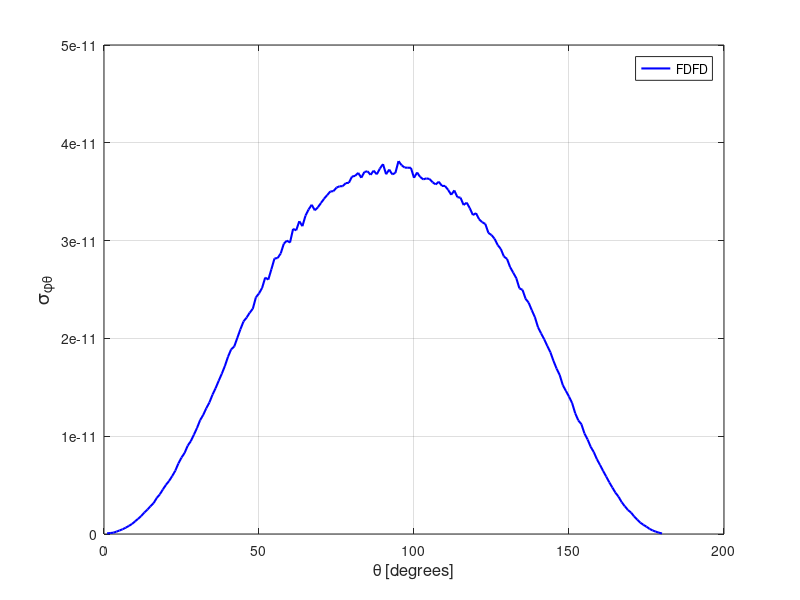

Recreate this plot in MATLAB.
spt = [ 
    1  0.63639496E-13
    2  0.99330619E-13
    3  0.13315359E-12
    4  0.23880320E-12
    5  0.35812016E-12
    6  0.48700573E-12
    7  0.64273511E-12
    8  0.82640269E-12
    9  0.10204327E-11
   10  0.12899009E-11
   11  0.15473291E-11
   12  0.18471550E-11
   13  0.21866452E-11
   14  0.24936633E-11
   15  0.28331937E-11
   16  0.31551046E-11
   17  0.36779598E-11
   18  0.40527109E-11
   19  0.45574239E-11
   20  0.50338054E-11
   21  0.54315294E-11
   22  0.59204100E-11
   23  0.64734702E-11
   24  0.72176484E-11
   25  0.78141799E-11
   26  0.82878374E-11
   27  0.90312246E-11
   28  0.94934329E-11
   29  0.10153835E-10
   30  0.10839097E-10
   31  0.11633188E-10
   32  0.12175377E-10
   33  0.12859530E-10
   34  0.13447621E-10
   35  0.14242691E-10
   36  0.14909973E-10
   37  0.15664480E-10
   38  0.16386909E-10
   39  0.17182252E-10
   40  0.18121515E-10
   41  0.18871420E-10
   42  0.19161775E-10
   43  0.20048688E-10
   44  0.20930948E-10
   45  0.21728914E-10
   46  0.22126049E-10
   47  0.22628809E-10
   48  0.23026851E-10
   49  0.24199901E-10
   50  0.24591801E-10
   51  0.25163567E-10
   52  0.26218208E-10
   53  0.26011387E-10
   54  0.27073807E-10
   55  0.28173660E-10
   56  0.28215886E-10
   57  0.28681470E-10
   58  0.29677559E-10
   59  0.30000814E-10
   60  0.29799076E-10
   61  0.31195633E-10
   62  0.31051287E-10
   63  0.31978753E-10
   64  0.31476682E-10
   65  0.32550039E-10
   66  0.33180476E-10
   67  0.33663301E-10
   68  0.33100182E-10
   69  0.33404252E-10
   70  0.33850592E-10
   71  0.34283711E-10
   72  0.34659289E-10
   73  0.35018665E-10
   74  0.35057030E-10
   75  0.35420108E-10
   76  0.35554497E-10
   77  0.35567476E-10
   78  0.35873009E-10
   79  0.35917675E-10
   80  0.36545961E-10
   81  0.36618417E-10
   82  0.36925907E-10
   83  0.36426015E-10
   84  0.37016328E-10
   85  0.37086566E-10
   86  0.36725591E-10
   87  0.37154092E-10
   88  0.36777397E-10
   89  0.37369340E-10
   90  0.37820223E-10
   91  0.36786282E-10
   92  0.37262735E-10
   93  0.36769181E-10
   94  0.36924335E-10
   95  0.38127546E-10
   96  0.37711247E-10
   97  0.37465961E-10
   98  0.37451715E-10
   99  0.37441928E-10
  100  0.36423069E-10
  101  0.36962735E-10
  102  0.36504053E-10
  103  0.36262521E-10
  104  0.36361254E-10
  105  0.36300917E-10
  106  0.35965727E-10
  107  0.35745903E-10
  108  0.36024295E-10
  109  0.35590846E-10
  110  0.35589129E-10
  111  0.35194198E-10
  112  0.34685081E-10
  113  0.35128886E-10
  114  0.34443490E-10
  115  0.34389828E-10
  116  0.33638065E-10
  117  0.33884326E-10
  118  0.33309661E-10
  119  0.32613377E-10
  120  0.32803885E-10
  121  0.32183506E-10
  122  0.31881157E-10
  123  0.31702675E-10
  124  0.30793770E-10
  125  0.30561609E-10
  126  0.30185601E-10
  127  0.29539801E-10
  128  0.29143413E-10
  129  0.28376060E-10
  130  0.28133921E-10
  131  0.27289556E-10
  132  0.26724491E-10
  133  0.26154573E-10
  134  0.25118277E-10
  135  0.24966218E-10
  136  0.24052363E-10
  137  0.23639719E-10
  138  0.22880121E-10
  139  0.22171801E-10
  140  0.21140910E-10
  141  0.20510009E-10
  142  0.19909546E-10
  143  0.19230381E-10
  144  0.18578286E-10
  145  0.17694146E-10
  146  0.16909021E-10
  147  0.16254852E-10
  148  0.15223650E-10
  149  0.14631929E-10
  150  0.14049854E-10
  151  0.13394244E-10
  152  0.12347116E-10
  153  0.11618849E-10
  154  0.11223165E-10
  155  0.10270133E-10
  156  0.96640907E-11
  157  0.89120378E-11
  158  0.83705941E-11
  159  0.76491686E-11
  160  0.70645304E-11
  161  0.64530386E-11
  162  0.58740816E-11
  163  0.52802411E-11
  164  0.47444154E-11
  165  0.42133064E-11
  166  0.38012015E-11
  167  0.32501443E-11
  168  0.28390569E-11
  169  0.24535172E-11
  170  0.21906262E-11
  171  0.18044879E-11
  172  0.14778004E-11
  173  0.11638083E-11
  174  0.93490461E-12
  175  0.74540282E-12
  176  0.52127188E-12
  177  0.36112606E-12
  178  0.23873926E-12
  179  0.13596089E-12
  180  0.55774531E-13
  181  0.18939579E-13
  182  0.16073035E-13
  183  0.43408267E-13
  184  0.90470986E-13
  185  0.16859109E-12
  186  0.29124660E-12
  187  0.44367808E-12
  188  0.61466592E-12
  189  0.78527793E-12
  190  0.10686889E-11
  191  0.13116136E-11
  192  0.15813651E-11
  193  0.18512182E-11
  194  0.22681490E-11
  195  0.26373495E-11
  196  0.30486121E-11
  197  0.34005880E-11
  198  0.38807429E-11
  199  0.43438196E-11
  200  0.47985847E-11
  201  0.53519814E-11
  202  0.58879420E-11
  203  0.63395469E-11
  204  0.68504894E-11
  205  0.74456318E-11
  206  0.82033833E-11
  207  0.88982597E-11
  208  0.93629436E-11
  209  0.97576522E-11
  210  0.10398997E-10
  211  0.11032931E-10
  212  0.11945852E-10
  213  0.12672737E-10
  214  0.13043963E-10
  215  0.13605170E-10
  216  0.14361011E-10
  217  0.15056074E-10
  218  0.15768848E-10
  219  0.16317094E-10
  220  0.17247325E-10
  221  0.17747406E-10
  222  0.18210277E-10
  223  0.18946055E-10
  224  0.19417409E-10
  225  0.20017554E-10
  226  0.20600849E-10
  227  0.21160669E-10
  228  0.21487494E-10
  229  0.22228852E-10
  230  0.22699117E-10
  231  0.22897070E-10
  232  0.24024296E-10
  233  0.24496934E-10
  234  0.24666692E-10
  235  0.25177532E-10
  236  0.25852088E-10
  237  0.26068295E-10
  238  0.26327560E-10
  239  0.26852718E-10
  240  0.26502165E-10
  241  0.27439516E-10
  242  0.27965468E-10
  243  0.27843970E-10
  244  0.28208564E-10
  245  0.28377599E-10
  246  0.28825799E-10
  247  0.29185966E-10
  248  0.29543118E-10
  249  0.29391187E-10
  250  0.29589921E-10
  251  0.29474256E-10
  252  0.29585698E-10
  253  0.29491829E-10
  254  0.30085250E-10
  255  0.30319840E-10
  256  0.30282159E-10
  257  0.30515059E-10
  258  0.30549115E-10
  259  0.30596681E-10
  260  0.30861994E-10
  261  0.31178147E-10
  262  0.30760429E-10
  263  0.30469259E-10
  264  0.30563743E-10
  265  0.30382034E-10
  266  0.30608471E-10
  267  0.30963346E-10
  268  0.30138600E-10
  269  0.30531258E-10
  270  0.31141967E-10
  271  0.30659621E-10
  272  0.30423990E-10
  273  0.29904183E-10
  274  0.30000048E-10
  275  0.30767739E-10
  276  0.30321596E-10
  277  0.29569687E-10
  278  0.29904537E-10
  279  0.29821826E-10
  280  0.29576123E-10
  281  0.28992956E-10
  282  0.29367273E-10
  283  0.28405674E-10
  284  0.28872054E-10
  285  0.28395716E-10
  286  0.28004475E-10
  287  0.28060124E-10
  288  0.27811534E-10
  289  0.28064336E-10
  290  0.27158055E-10
  291  0.27193792E-10
  292  0.26145364E-10
  293  0.27018183E-10
  294  0.26485278E-10
  295  0.25879857E-10
  296  0.25529438E-10
  297  0.25316369E-10
  298  0.25300113E-10
  299  0.24709243E-10
  300  0.23721700E-10
  301  0.23739160E-10
  302  0.23794352E-10
  303  0.22917803E-10
  304  0.22632337E-10
  305  0.22298843E-10
  306  0.21409449E-10
  307  0.20619393E-10
  308  0.20574603E-10
  309  0.20268370E-10
  310  0.19604211E-10
  311  0.19518722E-10
  312  0.18808347E-10
  313  0.18245835E-10
  314  0.17620122E-10
  315  0.16831434E-10
  316  0.16583136E-10
  317  0.15559920E-10
  318  0.15434149E-10
  319  0.14755827E-10
  320  0.14463565E-10
  321  0.13881150E-10
  322  0.13255643E-10
  323  0.12947769E-10
  324  0.12048418E-10
  325  0.11314805E-10
  326  0.11197833E-10
  327  0.10358706E-10
  328  0.98522544E-11
  329  0.95004239E-11
  330  0.89203991E-11
  331  0.83779815E-11
  332  0.80232366E-11
  333  0.75476127E-11
  334  0.69975518E-11
  335  0.65032198E-11
  336  0.61780602E-11
  337  0.57620631E-11
  338  0.50564440E-11
  339  0.47183559E-11
  340  0.43916385E-11
  341  0.39322924E-11
  342  0.34802248E-11
  343  0.31661188E-11
  344  0.28321583E-11
  345  0.25313430E-11
  346  0.22344437E-11
  347  0.19098232E-11
  348  0.16705669E-11
  349  0.14396247E-11
  350  0.11824567E-11
  351  0.95859117E-12
  352  0.75917500E-12
  353  0.60851037E-12
  354  0.45038818E-12
  355  0.34156019E-12
  356  0.22986414E-12
  357  0.13951210E-12
  358  0.84094143E-13
  359  0.48623367E-13
  360  0.41374337E-13
 ]; 
plot(spt(1:180,1),spt(1:180,2),'b-','linewidth',1.5 ); 
grid on 
legend('FDFD');
xlabel('\theta [degrees]','FontSize',12);
ylabel('\sigma_{\phi\theta}','FontSize',14);
